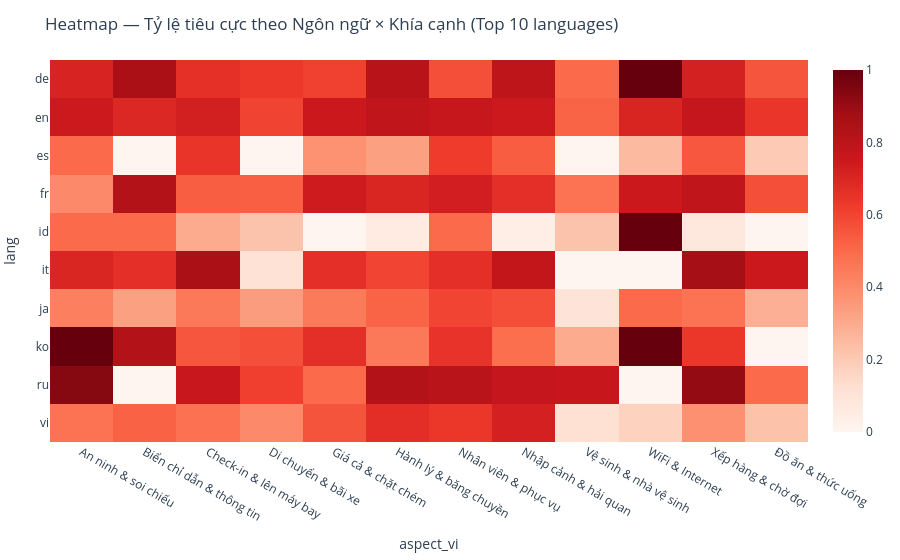

The cell this chart's notebook holds for it:
### Code cell
# chọn top languages để heatmap không rối
top_langs = df["lang"].value_counts().head(10).index.tolist()

lang_aspect = df[df["lang"].isin(top_langs)].copy()
ct_la = pd.crosstab([lang_aspect["lang"], lang_aspect["aspect_vi"]], lang_aspect["label"]).reindex(columns=LABEL_ORDER).fillna(0)
ct_la = ct_la.reset_index()

ct_la["total"] = ct_la[LABEL_ORDER].sum(axis=1)
ct_la["neg_rate"] = (ct_la["negative"] / ct_la["total"]).replace([np.inf, np.nan], 0)

heat = ct_la.pivot(index="lang", columns="aspect_vi", values="neg_rate").fillna(0)

fig = px.imshow(
    heat,
    aspect="auto",
    color_continuous_scale="Reds",
    title="Heatmap — Tỷ lệ tiêu cực theo Ngôn ngữ × Khía cạnh (Top 10 languages)"
)
fig.update_layout(
    paper_bgcolor=PALETTE["bg"],
    font=dict(color=PALETTE["accent"]),
    margin=dict(l=10, r=10, t=60, b=10)
)
fig.show()

### Figure 1 — Plotly figure (JSON) as saved in the notebook; plotly's stock layout.template omitted (floating-point values rounded to 4 significant figures)
{"data": [{"coloraxis": "coloraxis", "hovertemplate": "aspect_vi: %{x}<br>lang: %{y}<br>color: %{z}<extra></extra>", "name": "0", "type": "heatmap", "x": ["An ninh & soi chiếu", "Biển chỉ dẫn & thông tin", "Check-in & lên máy bay", "Di chuyển & bãi xe", "Giá cả & chặt chém", "Hành lý & băng chuyền", "Nhân viên & phục vụ", "Nhập cảnh & hải quan", "Vệ sinh & nhà vệ sinh", "WiFi & Internet", "Xếp hàng & chờ đợi", "Đồ ăn & thức uống"], "xaxis": "x", "y": ["de", "en", "es", "fr", "id", "it", "ja", "ko", "ru", "vi"], "yaxis": "y", "z": [[0.7079, 0.8571, 0.6628, 0.6364, 0.6111, 0.814, 0.5714, 0.7917, 0.5, 1, 0.7215, 0.5556], [0.7456, 0.6928, 0.7265, 0.6044, 0.75, 0.7877, 0.7669, 0.7448, 0.5183, 0.7042, 0.7723, 0.6456], [0.5, 0, 0.65, 0, 0.375, 0.3333, 0.625, 0.5333, 0, 0.25, 0.55, 0.2], [0.4, 0.8333, 0.5319, 0.5294, 0.7407, 0.7, 0.7273, 0.6667, 0.4706, 0.75, 0.7872, 0.5714], [0.5, 0.5, 0.3, 0.2222, 0, 0.0625, 0.5, 0.04167, 0.2222, 1, 0.08333, 0], [0.7, 0.6667, 0.8571, 0.1111, 0.6667, 0.6, 0.6667, 0.7778, 0, 0, 0.875, 0.75], [0.4348, 0.3333, 0.4545, 0.3438, 0.45, 0.5172, 0.6, 0.5758, 0.1, 0.5, 0.4722, 0.2857], [1, 0.8333, 0.5526, 0.5714, 0.6667, 0.4545, 0.6522, 0.4839, 0.3, 1, 0.641, 0], [0.9375, 0, 0.7568, 0.6154, 0.5, 0.8333, 0.8125, 0.7714, 0.7647, 0, 0.9091, 0.5], [0.4718, 0.52, 0.4792, 0.4032, 0.5591, 0.67, 0.6408, 0.7197, 0.122, 0.1731, 0.38, 0.2268]]}], "layout": {"coloraxis": {"colorscale": [[0, "rgb(255,245,240)"], [0.125, "rgb(254,224,210)"], [0.25, "rgb(252,187,161)"], [0.375, "rgb(252,146,114)"], [0.5, "rgb(251,106,74)"], [0.625, "rgb(239,59,44)"], [0.75, "rgb(203,24,29)"], [0.875, "rgb(165,15,21)"], [1, "rgb(103,0,13)"]]}, "font": {"color": "#2C3E50"}, "margin": {"b": 10, "l": 10, "r": 10, "t": 60}, "paper_bgcolor": "#FFFFFF", "title": {"text": "Heatmap — Tỷ lệ tiêu cực theo Ngôn ngữ × Khía cạnh (Top 10 languages)"}, "xaxis": {"anchor": "y", "domain": [0, 1], "title": {"text": "aspect_vi"}}, "yaxis": {"anchor": "x", "autorange": "reversed", "domain": [0, 1], "title": {"text": "lang"}}}}
